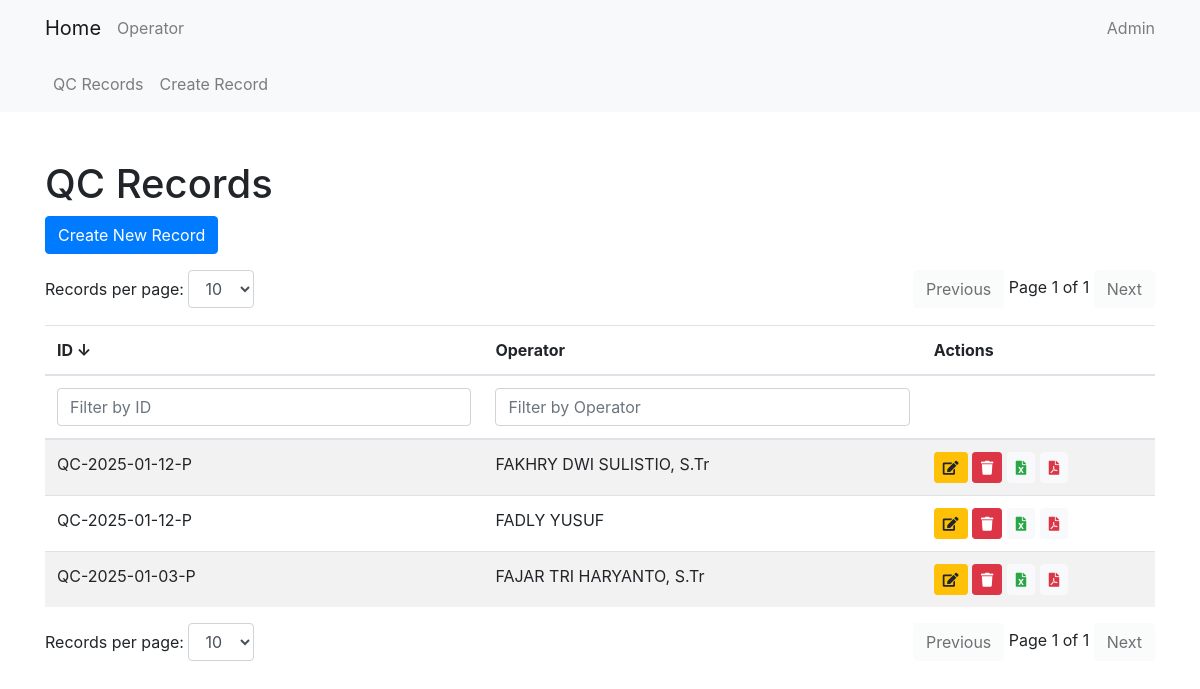
The page /qc/ on the database its author committed.
### qc/models.py (models this page shows, shortened)
class QcRecord(models.Model):
    qc_id = models.CharField(max_length=15, default='0')
    KELOMPOK_CHOICES = [
        ('1', '1'),
        ('2', '2'),
        ('3', '3'),
        ('4', '4'),
        ('5', '5'),
    ]
    kelompok = models.CharField(max_length=1, choices=KELOMPOK_CHOICES, default='1')
    jam_pelaksanaan = models.TimeField(default=(timezone.now() + timezone.timedelta(hours=7)).replace(second=0, microsecond=0))
    qc_prev = models.TextField(default='0')
    qc = models.TextField(default='0')
    operator = models.ForeignKey(Operator, on_delete=models.CASCADE)
    NIP = models.CharField(max_length=18, default='0')
    event_indonesia = models.IntegerField(default=0)
    event_luar = models.IntegerField(default=0)
    kel_sebelum = models.CharField(max_length=1, choices=KELOMPOK_CHOICES, default='1')

### core/models.py (models this page shows, shortened)
class Operator(models.Model):
    name = models.CharField(max_length=100)
    NIP = models.CharField(max_length=18)

### qc/views.py (the view)
# urls.py: path('', QcRecordListView.as_view(), name='qcrecord_list'),
class QcRecordListView(ListView):
    model = QcRecord
    template_name = 'qc/qcrecord_list.html'
    context_object_name = 'qcrecords'

### qc/templates/qc/qcrecord_list.html (shortened to what this page needs)
{% extends 'core/base.html' %}
{% block content %}
<h1 class="mt-5">QC Records</h1>
<a href="{% url 'qc:qcrecord_create' %}" class="btn btn-primary mb-3">Create New Record</a>
<div class="d-flex justify-content-between mb-3">
    <div>
        <label for="recordsPerPageTop">Records per page:</label>
        <select id="recordsPerPageTop" class="form-control d-inline-block w-auto">
            <option value="10" selected>10</option>
        </select>
    </div>
    <div>
        <button id="prevPageTop" class="btn btn-light">Previous</button>
        <span id="pageInfoTop"></span>
        <button id="nextPageTop" class="btn btn-light">Next</button>
    </div>
</div>
<div class="table-responsive">
    <table class="table table-striped" id="qcRecordTable">
        <thead>
            <tr>
                <th onclick="sortTable(0)" style="cursor: pointer;">ID <span id="idSortArrow">↓</span></th>
                <th onclick="sortTable(1)" style="cursor: pointer;">Operator </th>
                <th>Actions</th>
            </tr>
            <tr>
                <th><input type="text" id="idFilter" onkeyup="filterTable(0)" placeholder="Filter by ID" class="form-control"></th>
                <th><input type="text" id="operatorFilter" onkeyup="filterTable(1)" placeholder="Filter by Operator" class="form-control"></th>
                <th></th>
            </tr>
        </thead>
        <tbody id="qcRecordTableBody">
            {% for record in qcrecords|dictsortreversed:"qc_id" %}
            <tr>
                <td>{{ record.qc_id }}</td>
                <td>{{ record.operator.name }}</td>
                <td>
                    <a href="{% url 'qc:qcrecord_update' record.pk %}" class="btn btn-sm btn-warning" data-toggle="tooltip" title="Edit">
                        <i class="fas fa-edit"></i>
                    </a>
                    <form action="{% url 'qc:qcrecord_delete_direct' record.pk %}" method="post" style="display:inline;">
                        <button type="button" class="btn btn-sm btn-danger delete-button" data-toggle="tooltip" title="Delete">
                            <i class="fas fa-trash"></i>
                        </button>
                    </form>
                    <a href="{% url 'qc:export_to_excel' record.pk %}" class="btn btn-sm btn-light text-success" data-toggle="tooltip" title="Export to Excel">
                        <i class="fas fa-file-excel"></i>
                    </a>
                    <a href="{% url 'qc:export_to_pdf' record.pk %}" class="btn btn-sm btn-light text-danger" data-toggle="tooltip" title="Export to PDF">
                        <i class="fas fa-file-pdf"></i>
                    </a>
                </td>
            </tr>
            {% endfor %}
        </tbody>
    </table>
</div>
<div class="d-flex justify-content-between">
    <div>
        <label for="recordsPerPage">Records per page:</label>
        <select id="recordsPerPage" class="form-control d-inline-block w-auto">
            <option value="10" selected>10</option>
        </select>
    </div>
    <div>
        <button id="prevPage" class="btn btn-light">Previous</button>
        <span id="pageInfo"></span>
        <button id="nextPage" class="btn btn-light">Next</button>
    </div>
</div>
{% endblock %}

### rows shown on the page
QcRecord: qc_id "QC-2025-01-12-P", operator.name "FAKHRY DWI SULISTIO, S.Tr"
QcRecord: qc_id "QC-2025-01-12-P", operator.name "FADLY YUSUF"
QcRecord: qc_id "QC-2025-01-03-P", operator.name "FAJAR TRI HARYANTO, S.Tr"
